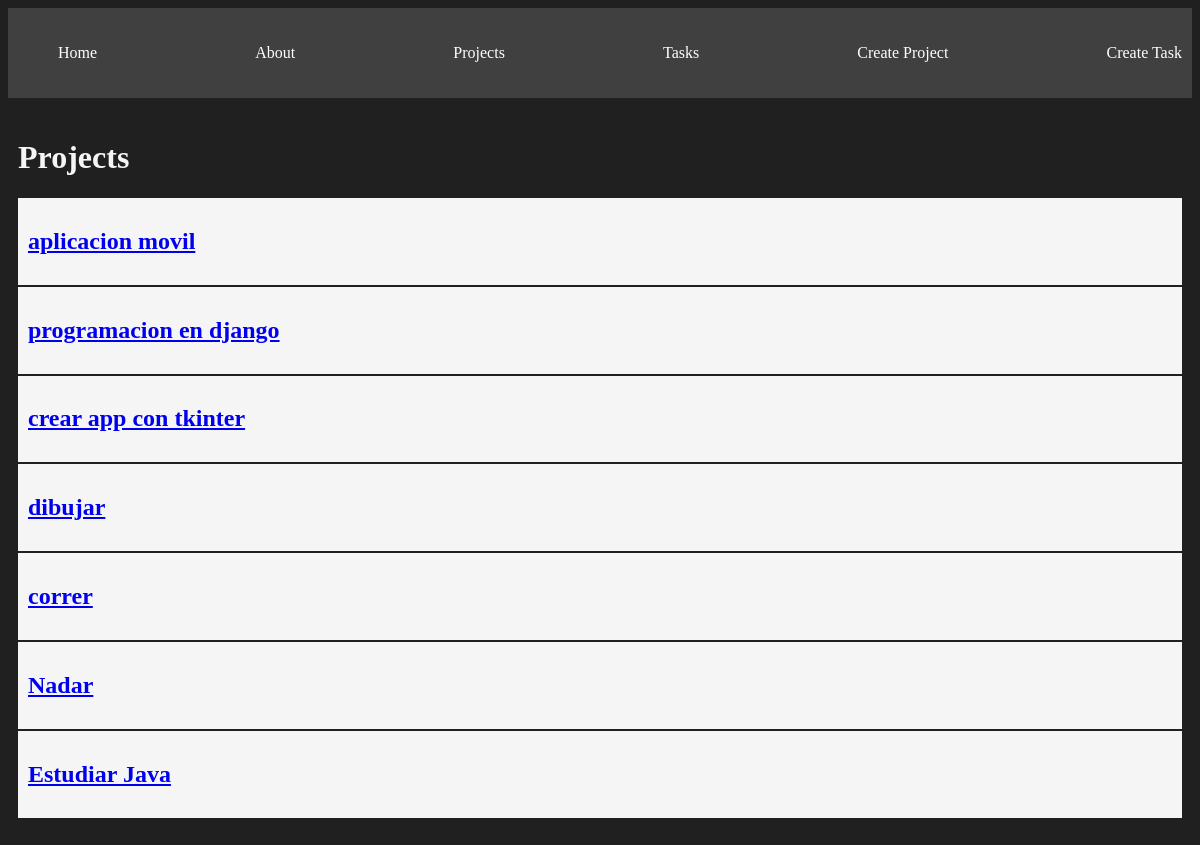
/projects/, run on the app's committed database.
### myapp/models.py (models this page shows, shortened)
class Project(models.Model):
    name = models.CharField(max_length=200)

### myapp/views.py (the view)
# urls.py: path('projects/', views.projects , name="projects"),
def projects(request):
    projects = Project.objects.all()
    return render(request,'projects/projects.html', {
        'projects':projects
    })

### myapp/templates/projects/projects.html
{% extends 'layouts/base.html' %}
{% block content %}
    <h1>Projects</h1>
    {% for project in projects %}
        <article class="card">
            <a href="{% url 'project_detail' project.id %}">
                <h1>{{project.name}}</h1>
            </a>
        </article>
    {% endfor %}
{% endblock %}

### myapp/static/styles/main.css (style rules this page uses)
body { background-color: #202020; color: whitesmoke }
.card { background: whitesmoke; color: black; padding: 10px; margin-bottom: 2px; }

### data on the page
Project: name "aplicacion movil"
Project: name "programacion en django"
Project: name "crear app con tkinter"
Project: name "dibujar"
Project: name "correr"
Project: name "Nadar"
Project: name "Estudiar Java"
